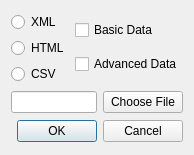
<ui version="4.0" >
 <class>Dialog</class>
 <widget class="QDialog" name="Dialog" >
  <property name="geometry" >
   <rect>
    <x>0</x>
    <y>0</y>
    <width>178</width>
    <height>155</height>
   </rect>
  </property>
  <property name="windowTitle" >
   <string>Dialog</string>
  </property>
  <layout class="QGridLayout" name="gridLayout" >
   <item row="0" column="0" >
    <layout class="QVBoxLayout" name="verticalLayout" >
     <item>
      <widget class="QRadioButton" name="radioButtonXML" >
       <property name="text" >
        <string>XML</string>
       </property>
      </widget>
     </item>
     <item>
      <widget class="QRadioButton" name="radioButtonHTML" >
       <property name="text" >
        <string>HTML</string>
       </property>
      </widget>
     </item>
     <item>
      <widget class="QRadioButton" name="radioButtonCSV" >
       <property name="text" >
        <string>CSV</string>
       </property>
      </widget>
     </item>
    </layout>
   </item>
   <item row="0" column="1" >
    <layout class="QVBoxLayout" name="verticalLayout_2" >
     <item>
      <widget class="QCheckBox" name="checkBoxBasic" >
       <property name="text" >
        <string>Basic Data</string>
       </property>
      </widget>
     </item>
     <item>
      <widget class="QCheckBox" name="checkBoxAdvanced" >
       <property name="text" >
        <string>Advanced Data</string>
       </property>
      </widget>
     </item>
    </layout>
   </item>
   <item row="1" column="0" colspan="2" >
    <layout class="QHBoxLayout" name="horizontalLayout" >
     <item>
      <widget class="QLineEdit" name="lineEdit" />
     </item>
     <item>
      <widget class="QPushButton" name="pushButton" >
       <property name="text" >
        <string>Choose File</string>
       </property>
      </widget>
     </item>
    </layout>
   </item>
   <item row="2" column="0" colspan="2" >
    <widget class="QDialogButtonBox" name="buttonBox" >
     <property name="orientation" >
      <enum>Qt::Horizontal</enum>
     </property>
     <property name="standardButtons" >
      <set>QDialogButtonBox::Cancel|QDialogButtonBox::Ok</set>
     </property>
    </widget>
   </item>
  </layout>
 </widget>
 <resources/>
 <connections>
  <connection>
   <sender>buttonBox</sender>
   <signal>accepted()</signal>
   <receiver>Dialog</receiver>
   <slot>accept()</slot>
   <hints>
    <hint type="sourcelabel" >
     <x>248</x>
     <y>254</y>
    </hint>
    <hint type="destinationlabel" >
     <x>157</x>
     <y>274</y>
    </hint>
   </hints>
  </connection>
  <connection>
   <sender>buttonBox</sender>
   <signal>rejected()</signal>
   <receiver>Dialog</receiver>
   <slot>reject()</slot>
   <hints>
    <hint type="sourcelabel" >
     <x>316</x>
     <y>260</y>
    </hint>
    <hint type="destinationlabel" >
     <x>286</x>
     <y>274</y>
    </hint>
   </hints>
  </connection>
 </connections>
</ui>
